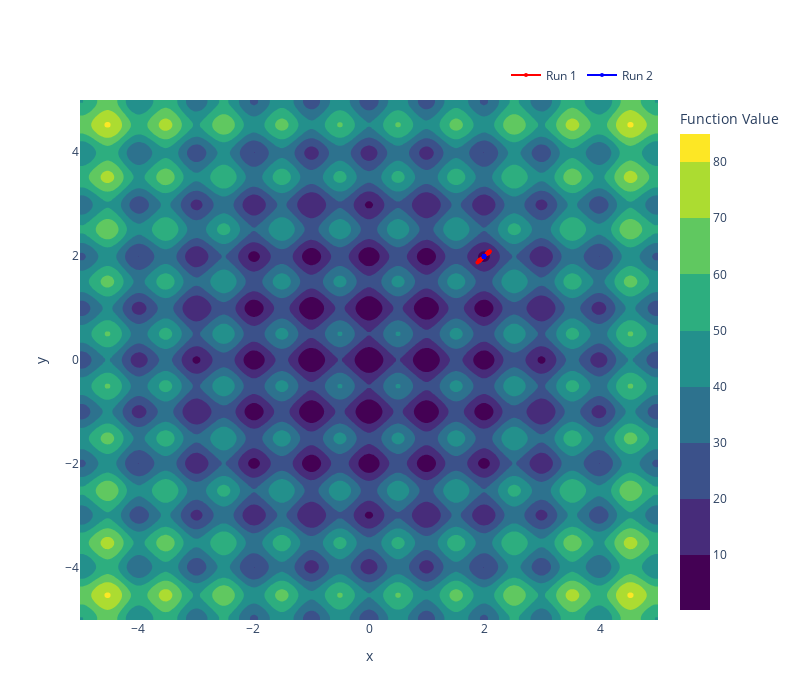

Here is the notebook cell this chart was saved with:
### Markdown cell above
**Rastrigin**

### Code cell
problem =  Rastrigin()


w_momentum, f_momentum, _ = momentum(problem, initial_solution, alpha, beta, number_of_epochs)

w_adam, f_adam, _ = adam(problem, initial_solution, alpha, beta1, beta2, number_of_epochs, epsilon)


plot_contour_and_paths(problem, [w_momentum, w_adam])


plt.figure(figsize=(10, 5))
plt.plot(f_momentum, label="Momentum", color='blue')
plt.xlabel("Epoch")
plt.ylabel("Function value")
plt.title("Momentum – Function value vs. Epoch")
plt.legend()
plt.grid(True)
plt.show()

plt.figure(figsize=(10, 5))
plt.plot(f_adam, label="Adam", color='orange')
plt.xlabel("Epoch")
plt.ylabel("Function value")
plt.title("Adam – Function value vs. Epoch")
plt.legend()
plt.grid(True)
plt.show()
